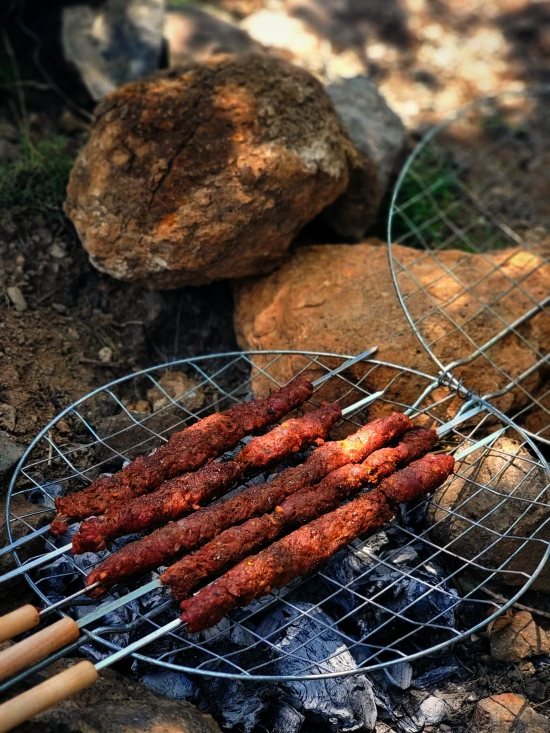
#> input picture assets/img/about-ch1-fire.jpg, 1100 x 1466 px (shown at 1/2 size)
$ python bake-pizza-plate.py assets/img/about-ch1-fire.jpg assets/img/about-ch1-morning.jpg
#> lines starting #> are read from the running program, lines starting #| are printed output that depends on the picture; after the words box and inside, x2 and y2 are one past the last pixel; in counts of white or black regions, pixels touching at a corner belong together
"""The demo's turning plate: a whole pizza, cut out as a FITTED CIRCLE.

   Reproduce:
     FETCH_H=3000 node fetch-pexels.mjs $SRC 33592996
     sips -s format jpeg $SRC/raw-33592996.bin --out $SRC/hi-33592996.jpg
     MODE=lum THR=60 INSET=0.055 python3 bake-pizza-plate.py $SRC/hi-33592996.jpg /tmp/out/platter-plate.png

   SHIPS 33592996, a wood-fired vegetable pizza on a round board over dark
   wood: olives, peppers, courgette, no meat. Brightness swept 45/60/80 against
   the fit's raggedness: 2.24% / 0.60% / 1.44%, so 60. INSET 0.055 rather than
   0.03 because the pizza sits a hair off-centre on its board and a sliver of
   board at the rim would ROTATE with the plate, which reads as wobble.

   MODE=sat (the default) was built first, for 36039447 — a plain cheese pizza
   on a white plate. It segmented cleanly but the pizza is not a true circle (a
   crescent of plate showed at the rim) and it reads as a frozen supermarket
   pizza, which is a poor thing to spin in the middle of a sales demo. NO MEAT
   on whatever ships here: the FAQ says the carte carries no pork, and a
   pepperoni or ham pizza turning on the homepage would contradict it.

   WHY NOT bake-platter-plate.py. That script traces a silhouette by flooding a
   PALE GROUND inward, and needs the plate to be the only thing the flood cannot
   reach. Five pizza sources failed it, recorded so nobody repeats them:
     36039447  (this one, by flood) the PLATE runs to the frame edge: the rim
               came back clipped and the pizza sits off-centre on it
     16890470  plate touches the left edge, ry/rx 0.934
     20200300  herbs and a knife bridge into the crust: fill 0.72
     33592996  dark wood (GROUND_DARK=1): olives and char read as ground
     208537    a spinach leaf touches the crust (fill 0.76), and the pink
               slices under the tomato are HAM — out on content regardless

   WHAT WORKS: SEGMENT BY COLOUR, THEN FIT. The pizza is warm and saturated
   (centre sat p5 42) and everything round it — white plate, grey ground — is
   neutral (border sat p99 10). So the mask is saturation > SAT, closed, largest
   component, and the PLATE never enters into it; that is what defeats this
   source's flood failure. Then a CIRCLE is least-squared through the mask's
   boundary (Kasa fit), twice, dropping points more than 2x the median residual
   off the first fit so the crust's two small nicks do not pull it.

   Because the cut is a fitted circle rather than a traced outline, the turning
   plate's two rules hold BY CONSTRUCTION: the centre IS the file's centre (no
   orbit) and the shape IS circular (no once-per-revolution wobble). INSET
   pulls the circle inside the crust's ragged edge so no white plate shows at
   the rim; FEATHER antialiases it. """
import sys
from collections import deque
import numpy as np
from PIL import Image, ImageFilter, ImageDraw

SRC, DST = sys.argv[1], sys.argv[2]
import os
OUT, INSET, FEATHER = 1122, float(os.environ.get('INSET', 0.03)), 1.5
# MODE=sat: the disc is what is SATURATED (a pizza on a white plate).
# MODE=lum: the disc is what is BRIGHT (a pizza on its board over dark wood);
#           olives and char inside it are holes, and the fit only reads the
#           outer boundary, so they never matter.
MODE = os.environ.get('MODE', 'sat'); THR = float(os.environ.get('THR', 28 if MODE == 'sat' else 60))

full = Image.open(SRC).convert('RGB')
#> full is the input picture: PIL image 1100x1466 RGB; mean R, G, B 85.8, 67.9, 56.8
k = 2                                           # segment at half size: plenty
im = full.resize((full.width // k, full.height // k), Image.LANCZOS)
a = np.asarray(im).astype(int); H, W, _ = a.shape
#> after `H, W, _ = a.shape`: H = 733; W = 550
m = ((a.max(2) - a.min(2)) > THR) if MODE == 'sat' else ((0.2126*a[...,0] + 0.7152*a[...,1] + 0.0722*a[...,2]) > THR)
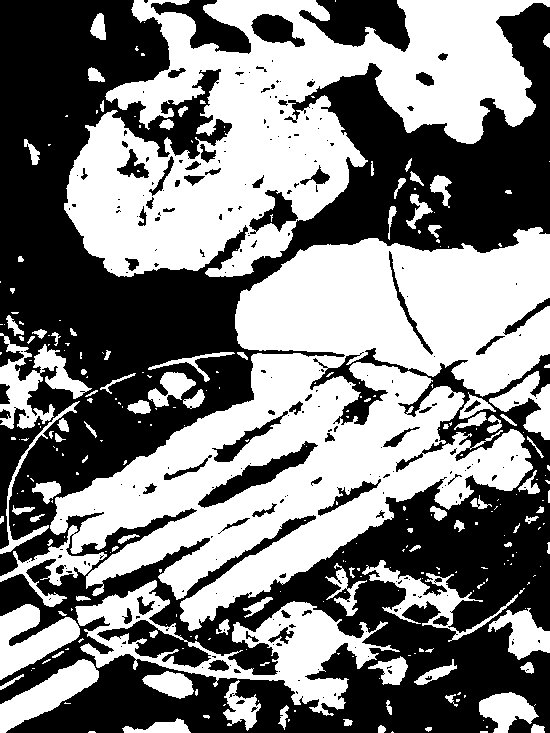
#> m: shape (733, 550) bool; 49.7% white; 277 white regions (179 under 20 px), largest, box (x1, y1, x2, y2) and area: (0, 227, 550, 631) 92473, (64, 0, 550, 277) 65554, (75, 580, 400, 716) 11752
g = Image.fromarray((m * 255).astype(np.uint8)).filter(ImageFilter.MaxFilter(7)).filter(ImageFilter.MinFilter(7))
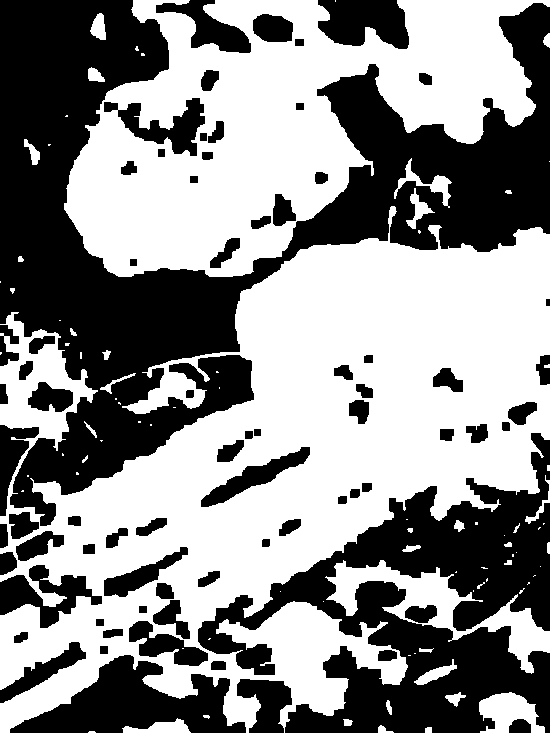
#> g: PIL image 550x733 L; 55.1% white; 74 black regions, largest, box (x1, y1, x2, y2) and area: (0, 0, 550, 526) 94043, (198, 433, 550, 733) 43292, (10, 655, 246, 733) 9195
m = np.asarray(g) > 127

# largest component
lab = np.zeros((H, W), np.int32); best, bestn = 0, 0; n = 0
for y0 in range(0, H, 4):
    for x0 in range(0, W, 4):
        if m[y0, x0] and not lab[y0, x0]:
            n += 1; q = deque([(y0, x0)]); lab[y0, x0] = n; c = 0
            while q:
                y, x = q.popleft(); c += 1
                for dy, dx in ((1, 0), (-1, 0), (0, 1), (0, -1)):
                    ny, nx = y + dy, x + dx
                    if 0 <= ny < H and 0 <= nx < W and m[ny, nx] and not lab[ny, nx]:
                        lab[ny, nx] = n; q.append((ny, nx))
            if c > bestn: best, bestn = n, c
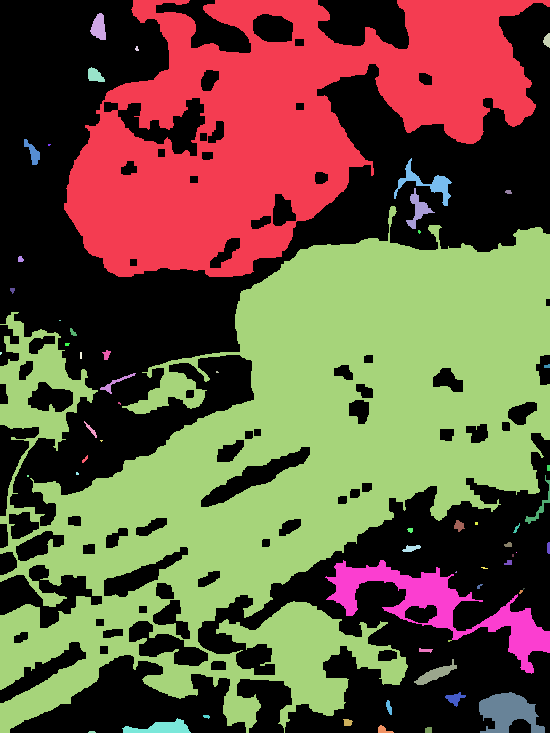
#> lab: shape (733, 550) int32; 60 distinct labels, from 0 to 59; one colour per label, 0 black
#> after the loop, best = 11; bestn = 140015; n = 59
P = lab == best

# boundary: leftmost and rightmost per row, topmost and bottommost per column
pts = []
for y in np.nonzero(P.any(1))[0]:
    xs = np.nonzero(P[y])[0]; pts += [(xs.min(), y), (xs.max(), y)]
for x in np.nonzero(P.any(0))[0]:
    ys = np.nonzero(P[:, x])[0]; pts += [(x, ys.min()), (x, ys.max())]
pts = np.array(pts, float); X, Y = pts[:, 0], pts[:, 1]

def fit(X, Y):
    A = np.c_[2 * X, 2 * Y, np.ones_like(X)]
    cx, cy, c = np.linalg.lstsq(A, X**2 + Y**2, rcond=None)[0]
#> cx = 265.9; cy = 465; c = -220134.2
    return cx, cy, np.sqrt(c + cx**2 + cy**2)
cx, cy, r = fit(X, Y)
#> cx = 265.9; cy = 465; r = 258.5
res = np.abs(np.hypot(X - cx, Y - cy) - r)
keep = res < 2 * np.median(res) + 1
cx, cy, r = fit(X[keep], Y[keep])
#> cx = 264.2; cy = 455.8; r = 262.6
res = np.abs(np.hypot(X[keep] - cx, Y[keep] - cy) - r)
print(f'{keep.sum()}/{len(X)} boundary points  centre ({cx*k:.1f},{cy*k:.1f}) r {r*k:.1f}  '
      f'residual median {np.median(res)*k:.1f}px p95 {np.percentile(res,95)*k:.1f}px  '
      f'(r {100*np.median(res)/r:.2f}% ragged)')
#| 1540/2154 boundary points  centre (528.3,911.5) r 525.3  residual median 37.3px p95 123.3px  (r 7.10% ragged)
cx, cy, r = cx * k, cy * k, r * k
#> cx = 528.3
assert cx - r >= 0 and cx + r <= full.width and cy - r >= 0 and cy + r <= full.height, 'circle leaves the frame'

side = round(2 * r); x0, y0 = round(cx - side / 2), round(cy - side / 2)
crop = full.crop((x0, y0, x0 + side, y0 + side))   # square by construction
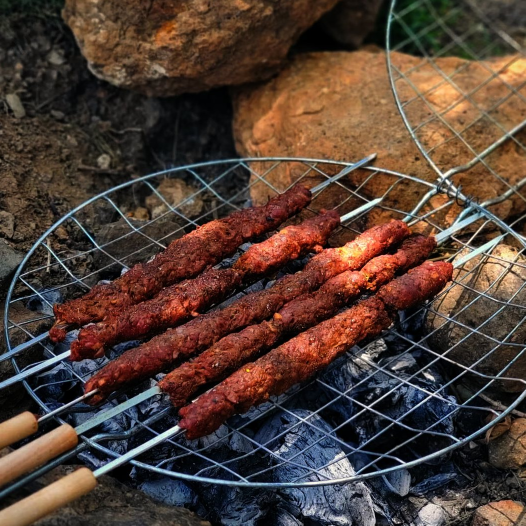
#> crop: PIL image 1051x1051 RGB (shown at 1/2 size); mean R, G, B 81.9, 61.9, 53
S = side; R = r * (1 - INSET)
mask = Image.new('L', (S * 4, S * 4), 0); c4 = S * 2; r4 = R * 4
#> after `mask = Image.new('L', (S * 4, S * 4), 0)`: mask: PIL image 4204x4204 L; every value is 0
ImageDraw.Draw(mask).ellipse([c4 - r4, c4 - r4, c4 + r4, c4 + r4], fill=255)
#> mask: PIL image 4204x4204 L; 73.9% white; 1 black region, box (x1, y1, x2, y2) and area: (0, 0, 4204, 4204) 4613056
mask = mask.resize((S, S), Image.LANCZOS).filter(ImageFilter.GaussianBlur(FEATHER * S / OUT))
#> mask: PIL image 1051x1051 L
crop.putalpha(mask)
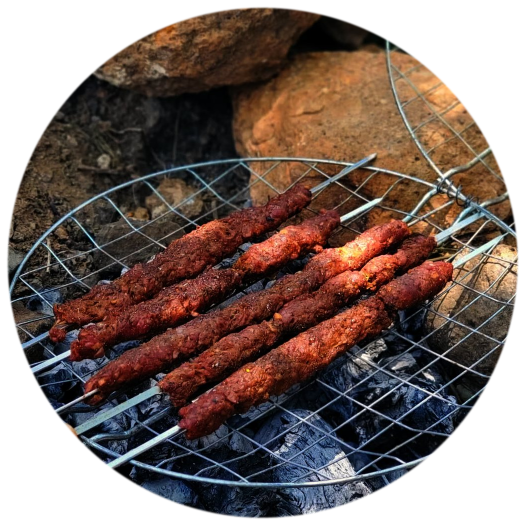
#> crop: PIL image 1051x1051 RGBA (shown at 1/2 size); mean R, G, B, A 81.9, 61.9, 53, 188.4; transparent parts drawn white
out = crop.resize((OUT, OUT), Image.LANCZOS)
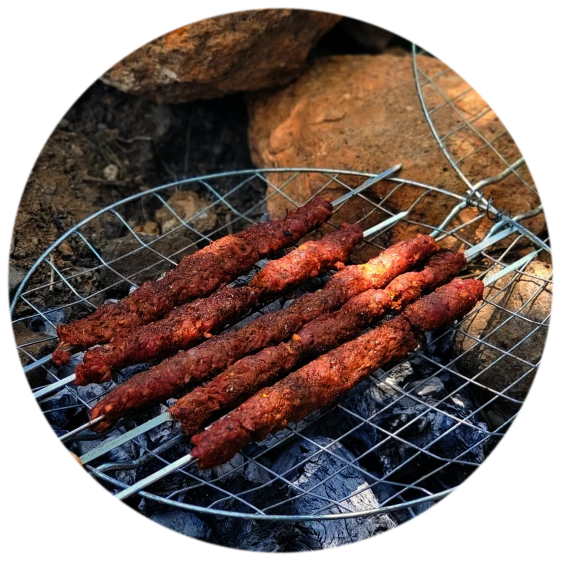
#> out: PIL image 1122x1122 RGBA (shown at 1/2 size); mean R, G, B, A 63, 45.7, 39.6, 188.4; transparent parts drawn white
out.save(DST)
al = np.asarray(out.split()[-1]) > 127; yy, xx = np.nonzero(al)
#> after `al = np.asarray(out.split()[-1]) > 127`:
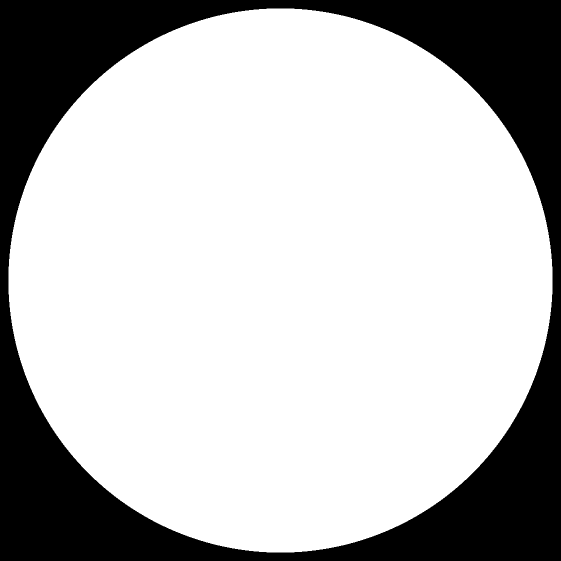
#> al: shape (1122, 1122) bool (shown at 1/2 size); 73.9% white; 1 black region, box (x1, y1, x2, y2) and area: (0, 0, 1122, 1122) 328588
print(f'written {DST}  {OUT}x{OUT}  opaque x {xx.min()}..{xx.max()} y {yy.min()}..{yy.max()}  '
      f'centre ({(xx.min()+xx.max())/2:.1f},{(yy.min()+yy.max())/2:.1f}) want {(OUT-1)/2}  '
      f'source px per output px {S/OUT:.2f}')
#| written assets/img/about-ch1-morning.jpg  1122x1122  opaque x 17..1104 y 17..1104  centre (560.5,560.5) want 560.5  source px per output px 0.94

$ run again, on assets/img/about-ch2-rice.jpg
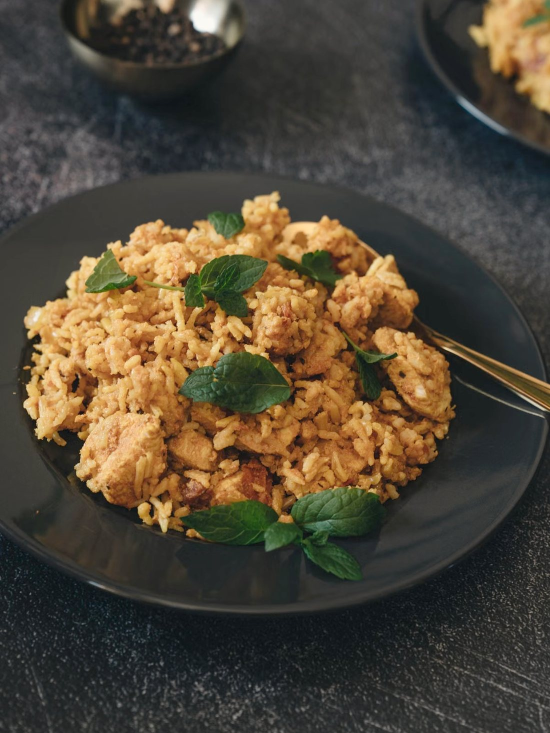
#> input picture assets/img/about-ch2-rice.jpg, 1100 x 1466 px (shown at 1/2 size)
#> full is the input picture: PIL image 1100x1466 RGB; mean R, G, B 80.8, 70.8, 55.1
#> g: PIL image 550x733 L; 29.7% white; 20 white regions (8 under 20 px), largest, box (x1, y1, x2, y2) and area: (21, 191, 550, 579) 110392, (468, 0, 550, 140) 6827, (77, 0, 176, 37) 1441
#> after the loop `for y0 in range(0, H, 4):`:
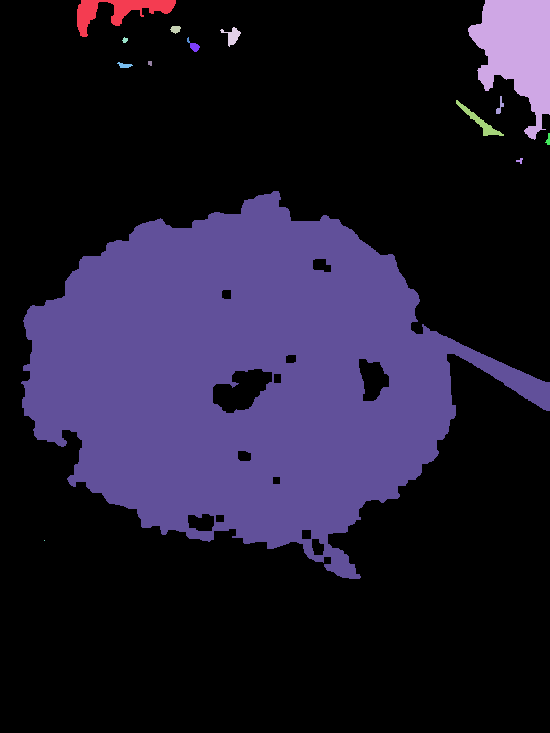
#> lab: shape (733, 550) int32; 16 distinct labels, from 0 to 15; one colour per label, 0 black
#| 1729/1834 boundary points  centre (501.0,758.3) r 392.4  residual median 33.7px p95 83.2px  (r 8.59% ragged)
#> `crop.putalpha(mask)`:
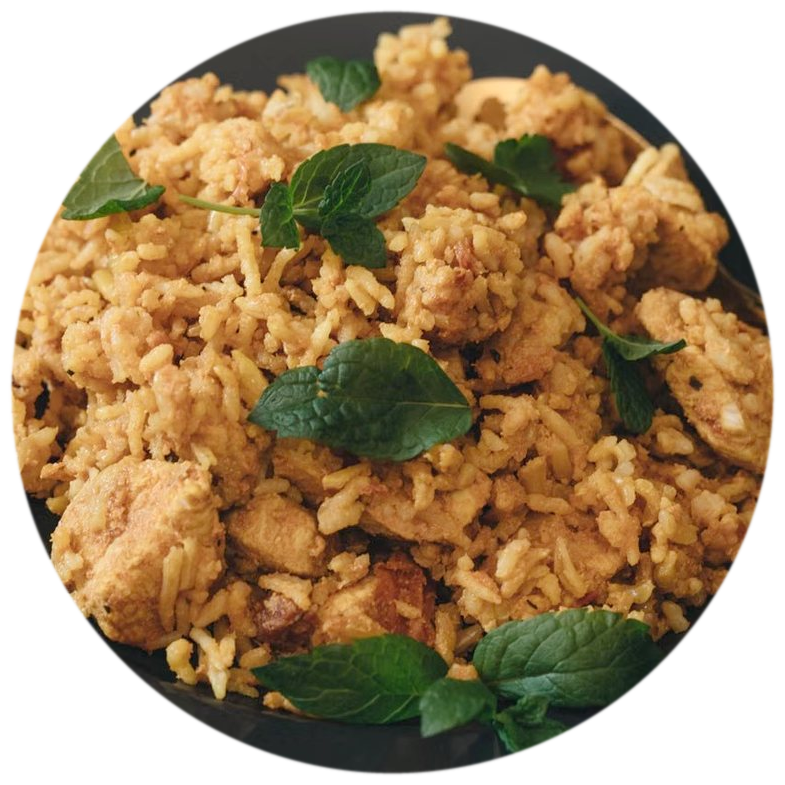
#> crop: PIL image 785x785 RGBA; mean R, G, B, A 120.5, 94, 57.5, 188.5; transparent parts drawn white
#> al: shape (1122, 1122) bool; 73.9% white; 1 black region, box (x1, y1, x2, y2) and area: (0, 0, 1122, 1122) 328532
#| written assets/img/about-ch2-rice.jpg  1122x1122  opaque x 17..1104 y 17..1104  centre (560.5,560.5) want 560.5  source px per output px 0.70
